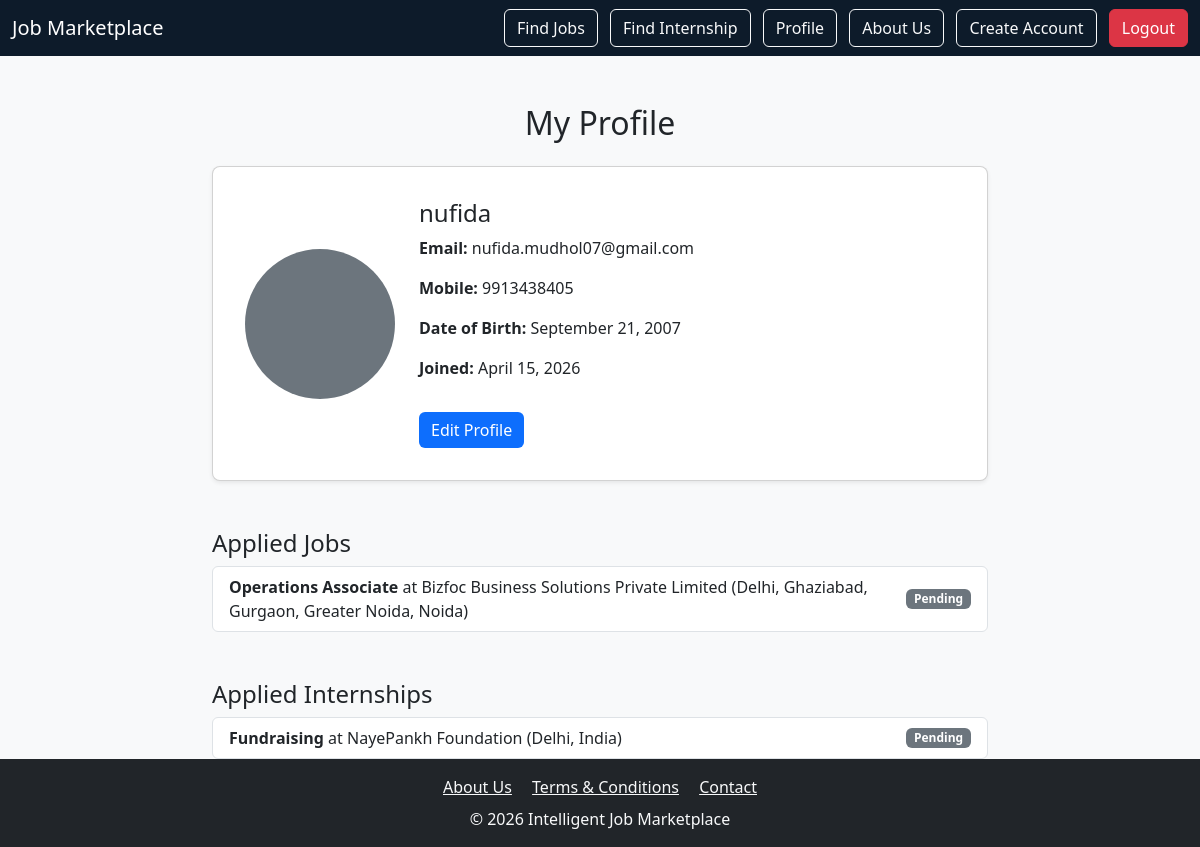
The page /profile/ (signed in) on the database as committed earlier.
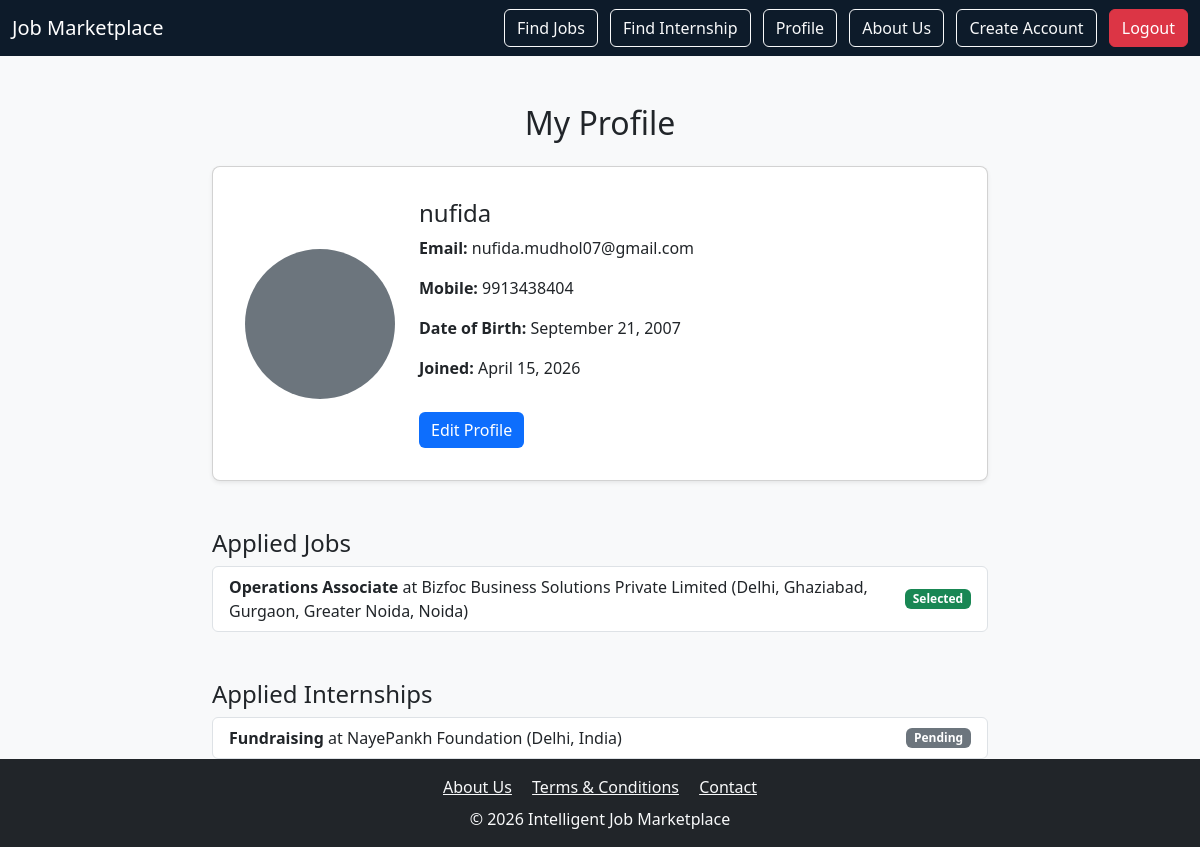
The same page on the database as committed later.
### jobs/models.py (models this page shows, shortened)
class Profile(models.Model):
    user = models.OneToOneField(User, on_delete=models.CASCADE, null=True, blank=True)
    name = models.CharField(max_length=100, blank=True)
    email = models.EmailField(blank=True)
    mobile = models.CharField(max_length=15, blank=True, null=True)
    dob = models.DateField(null=True, blank=True)
    profile_picture = models.ImageField(upload_to="profile_pics/", null=True, blank=True)

class Application(models.Model):
    STATUS_CHOICES = [
        ('pending', 'Pending'),
        ('selected', 'Selected'),
        ('rejected', 'Rejected'),
    ]
    user = models.ForeignKey(User, on_delete=models.CASCADE, related_name="applications", null=True, blank=True)
    job = models.ForeignKey('Job', on_delete=models.CASCADE, null=True, blank=True, related_name="applications")
    internship = models.ForeignKey('Internship', on_delete=models.CASCADE, null=True, blank=True, related_name="applications")
    applicant_name = models.CharField(max_length=255, blank=True)
    applicant_email = models.EmailField(blank=True)
    resume = models.FileField(upload_to='resumes/', blank=True, null=True)
    cover_letter = models.TextField(blank=True, null=True)
    status = models.CharField(max_length=20, choices=STATUS_CHOICES, default='pending')
    applied_at = models.DateTimeField(auto_now_add=True)

class Job(models.Model):
    JOB_TYPE_CHOICES = [
        ("full_time", "Full-Time"),
        ("part_time", "Part-Time"),
        ("remote", "Work From Home"),
    ]
    title = models.CharField(max_length=200)
    company = models.CharField(max_length=200)
    location = models.CharField(max_length=200)
    description = models.TextField(default="No description provided")
    salary = models.DecimalField(max_digits=10, decimal_places=2, blank=True, null=True)
    salary_type = models.CharField(max_length=20, choices=[("year", "Per Year"), ("month", "Per Month")], default="year")
    job_type = models.CharField(max_length=20, choices=JOB_TYPE_CHOICES, default="full_time")
    posted_at = models.DateTimeField(auto_now_add=True)
    featured = models.BooleanField(default=False)

### jobs/views.py (the view)
# urls.py: path("profile/", views.profile_view, name="profile"),
@login_required
def profile_view(request):
    profile = Profile.objects.get(user=request.user)
    job_applications = Application.objects.filter(user=request.user, job__isnull=False)
    internship_applications = Application.objects.filter(user=request.user, internship__isnull=False)
    return render(request, "profile.html", {
        "profile": profile,
        "job_applications": job_applications,
        "internship_applications": internship_applications,
    })

### jobs/templates/profile.html (shortened to what this page needs)
{% extends "base.html" %}
{% block content %}
<div class="container mt-5" style="max-width: 800px;">
  <h2 class="mb-4 text-center">My Profile</h2>
  <div class="card shadow-sm">
    <div class="card-body d-flex align-items-center">
      <div class="me-4">
        {% if profile.profile_picture %}
          <img src="{{ profile.profile_picture.url }}" class="rounded-circle" width="150" height="150">
        {% else %}
          <div class="rounded-circle d-flex align-items-center justify-content-center bg-secondary text-white"
               style="width:150px; height:150px; font-size:48px; font-weight:bold;">
          </div>
        {% endif %}
      </div>
      <div>
        <h4 class="card-title">{{ user.get_full_name|default:user.username }}</h4>
        <p><strong>Email:</strong> {{ user.email }}</p>
        <p><strong>Mobile:</strong> {{ profile.mobile }}</p>
        <p><strong>Date of Birth:</strong> {{ profile.dob|date:"F j, Y" }}</p>
        <p><strong>Joined:</strong> {{ user.date_joined|date:"F j, Y" }}</p>
        <a href="{% url 'edit_profile' %}" class="btn btn-primary mt-3">Edit Profile</a>
      </div>
    </div>
  </div>
  <div class="mt-5">
    <h4>Applied Jobs</h4>
    {% if job_applications %}
      <ul class="list-group">
        {% for app in job_applications %}
          <li class="list-group-item d-flex justify-content-between align-items-center">
            <div>
              <strong>{{ app.job.title }}</strong> at {{ app.job.company }} ({{ app.job.location }})
            </div>
            <span class="badge
                {% if app.status == 'selected' %} bg-success
                {% elif app.status == 'rejected' %} bg-danger
                {% else %} bg-secondary {% endif %}">
              {{ app.get_status_display }}
            </span>
          </li>
        {% endfor %}
      </ul>
    {% else %}
      <p class="text-muted">You haven’t applied to any jobs yet.</p>
    {% endif %}
  </div>
  <div class="mt-5">
    <h4>Applied Internships</h4>
    {% if internship_applications %}
      <ul class="list-group">
        {% for app in internship_applications %}
          <li class="list-group-item d-flex justify-content-between align-items-center">
            <div>
              <strong>{{ app.internship.title }}</strong> at {{ app.internship.company }} ({{ app.internship.location }})
            </div>
            <span class="badge
                {% if app.status == 'selected' %} bg-success
                {% elif app.status == 'rejected' %} bg-danger
                {% else %} bg-secondary {% endif %}">
              {{ app.get_status_display }}
            </span>
          </li>
        {% endfor %}
      </ul>
    {% else %}
      <p class="text-muted">You haven’t applied to any internships yet.</p>
    {% endif %}
  </div>
</div>
{% endblock %}

Rows that differ between the two databases and show on the page:
changed Profile: mobile "9913438405" → "9913438404"
changed Application "Operations Associate": status "Pending" → "Selected"
